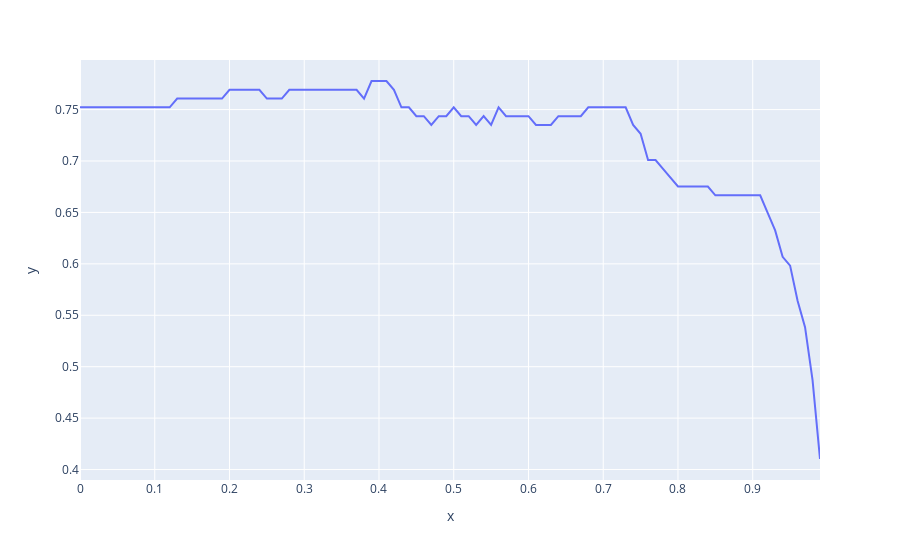

Write notebook code for a chart like this one.
### Code cell
acc_lista = []
for thr in np.arange(0, 1, .01):
  acc_lista.append(accuracy_score(y_test, predict_proba>=thr))

px.line(x=np.arange(0, 1, .01), y=acc_lista)
